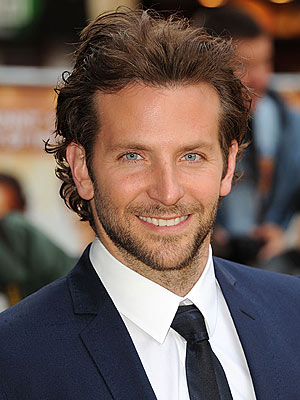
#> input picture Bradley-Cooper_sm.jpg, 300 x 400 px
$ python histogram.py
#> lines starting #> are read from the running program, lines starting #| are printed output that depends on the picture
# -*- coding: utf-8 -*-
"""
Created on Sat Jun 16 12:26:00 2018

@author: dues1
"""
import numpy as np
import cv2
from matplotlib import pyplot as plt

inputimg = cv2.imread('Bradley-Cooper_sm.jpg')
#> inputimg is the input picture: shape (400, 300, 3); mean B, G, R 86.8, 93, 109.8

img = cv2.imread('Bradley-Cooper_sm.jpg',0)
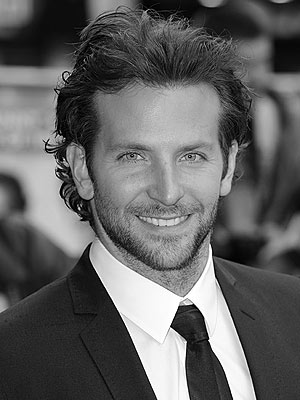
#> img: shape (400, 300); min 0, max 255, mean 97.3

#print(img)
#print(img.shape)


row = img.shape[0]
#> row = 400
col = img.shape[1]
#> col = 300

cv2.namedWindow('Input Image', cv2.WINDOW_NORMAL)
cv2.imshow('Input Image',img)
cv2.waitKey(0)
cv2.destroyAllWindows()


H = np.zeros(256)
Hc = np.zeros(256)
T = np.zeros(256)
Final = np.zeros(256)

for l in range(0,row):
    for m in range(0,col):
        H[img[l][m]] += 1


Hc[0] = H[0]

for p in range(1,256):
    Hc[p] = Hc[p-1] + H[p]
#> after the loop, Hc = 256 values from 458 to 120000


inter = (255.0/(row*col))
#> inter = 0.00213

for p in range(0,256):
    T[p] = round(inter * Hc[p])
#> after the loop, T = 256 values from 1 to 255


enhanced = np.zeros_like(img)
print('enhanced before')
print(enhanced)
#> (printed output is left out)

for i in range(0,row):
    for j in range(0,col):
        enhanced[i][j] = T[img[i][j]]
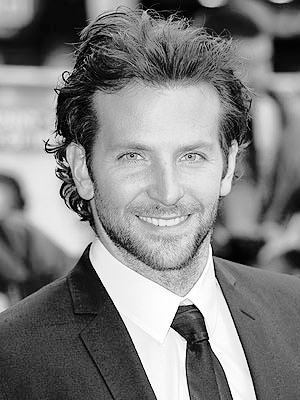
#> enhanced: shape (400, 300); min 1, max 255, mean 128.2

for i in range(0,row):
    for j in range(0,col):
        Final[enhanced[i][j]] += 1

print('enhanced after :')
print(enhanced)
#> (printed output is left out)

plt.imshow(cv2.cvtColor(inputimg, cv2.COLOR_BGR2RGB))
plt.title('Input Image')
plt.savefig('Input img.jpg')
plt.show()

plt.imshow(img, cmap=plt.cm.gray)
plt.title('Grayscale Image')
plt.savefig('img.jpg')
plt.show()

plt.plot(H)
plt.title('Histogram of Grayscale Image')
plt.savefig('H.jpg')
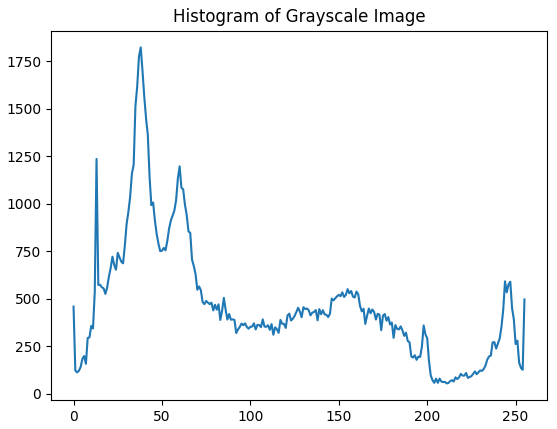
#> figure drawn by matplotlib, 1 panel; curve peaks at x = 38, y = 1822
plt.show()

plt.plot(Hc)
plt.title('Cumulative Histogram')
plt.savefig('Hc.jpg')
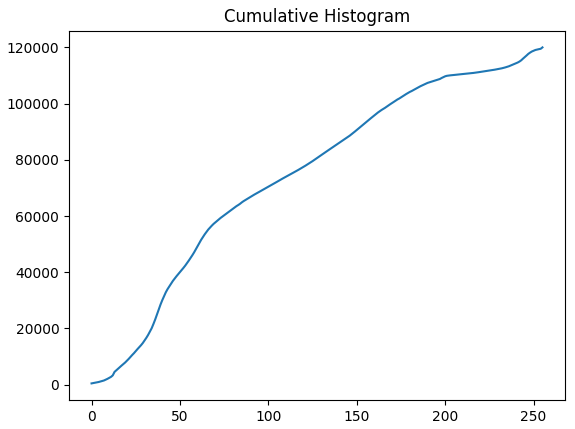
#> figure drawn by matplotlib, 1 panel; curve peaks at x = 255, y = 120000
plt.show()

plt.plot(T)
plt.title('T Lookup table')
plt.savefig('T.jpg')
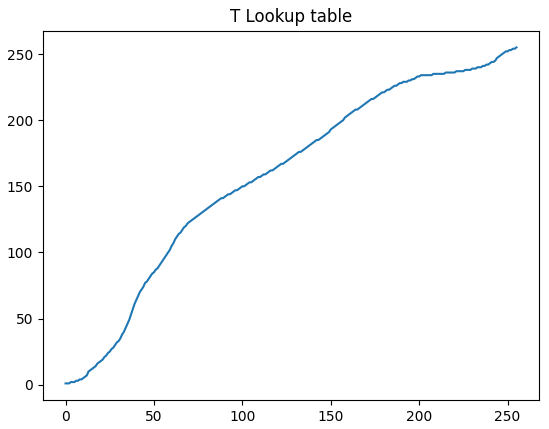
#> figure drawn by matplotlib, 1 panel; curve peaks at x = 255, y = 255
plt.show()


plt.plot(Final)
plt.title('Histogram Equalization')
plt.savefig('Final.jpg')
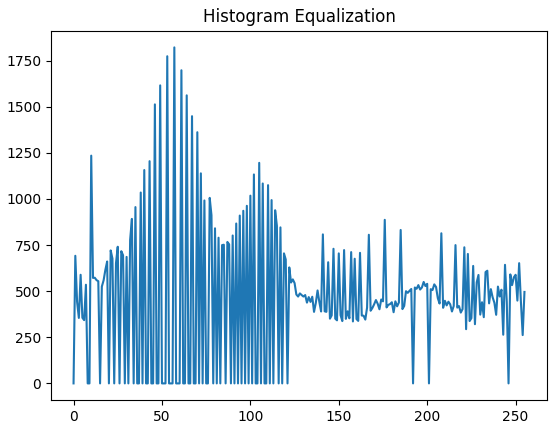
#> figure drawn by matplotlib, 1 panel; curve peaks at x = 57, y = 1822
plt.show()

plt.imshow(enhanced, cmap=plt.cm.gray)
plt.title('Enhanced Image')
plt.savefig('Enhanced.jpg')
plt.show()

plt.subplot(1, 3, 1).imshow(cv2.cvtColor(inputimg, cv2.COLOR_BGR2RGB))
plt.title('Input Image')

plt.subplot(1, 3, 2).imshow(img, cmap=plt.cm.gray)
plt.title('Grayscale Image')

plt.subplot(1, 3, 3).imshow(enhanced, cmap=plt.cm.gray)
plt.title('Enhanced Image')
plt.savefig('Comparison.jpg')


plt.show()
